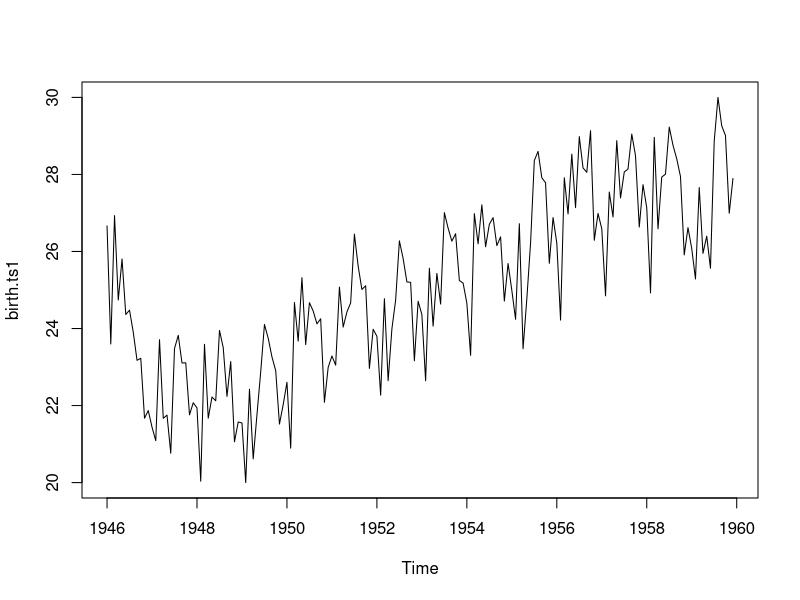
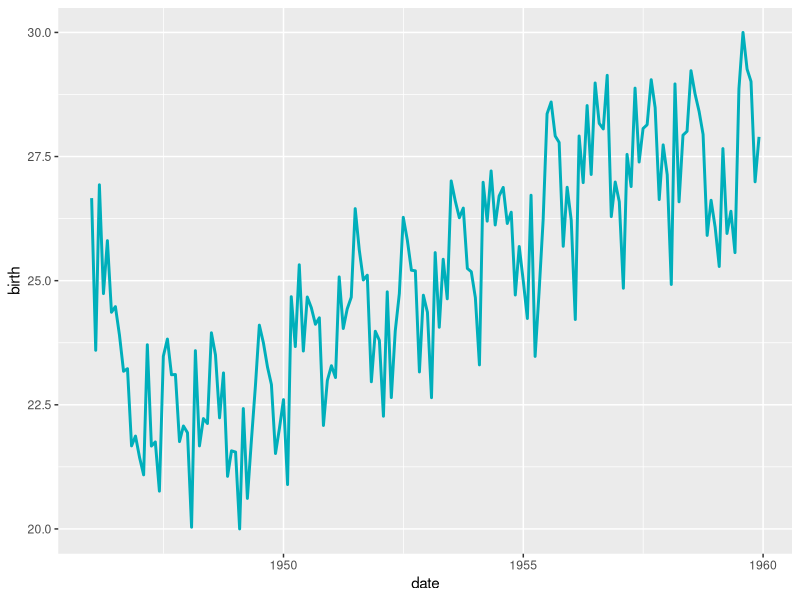
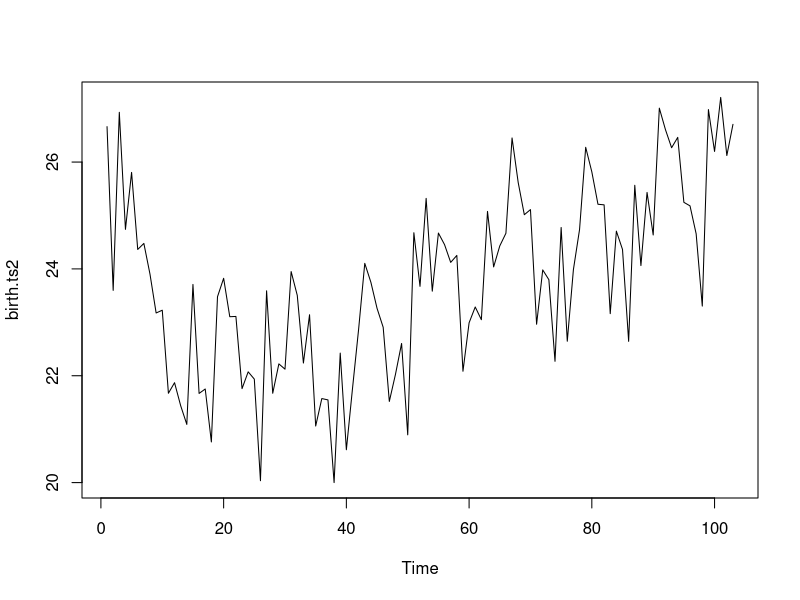
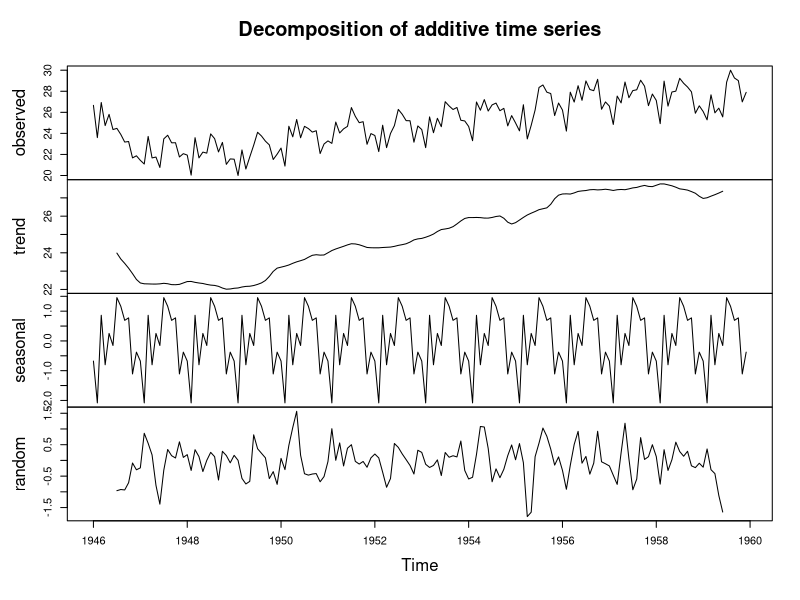
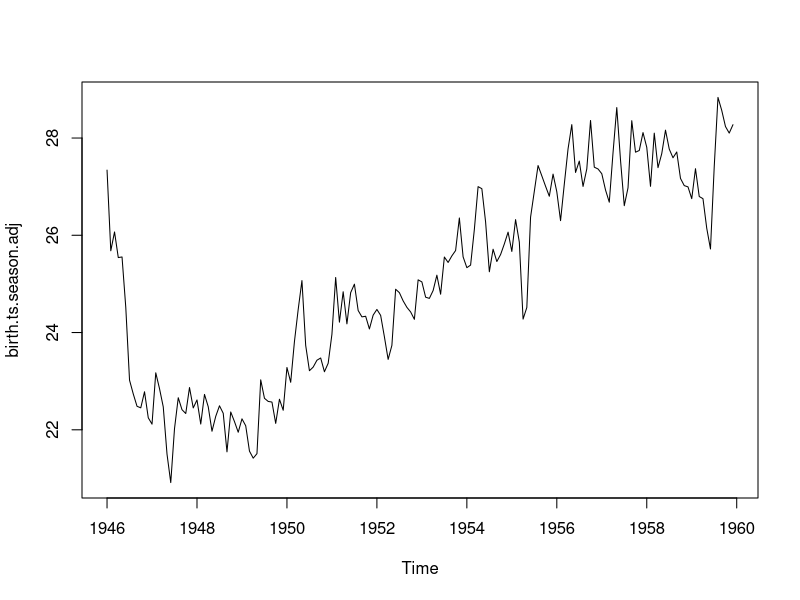
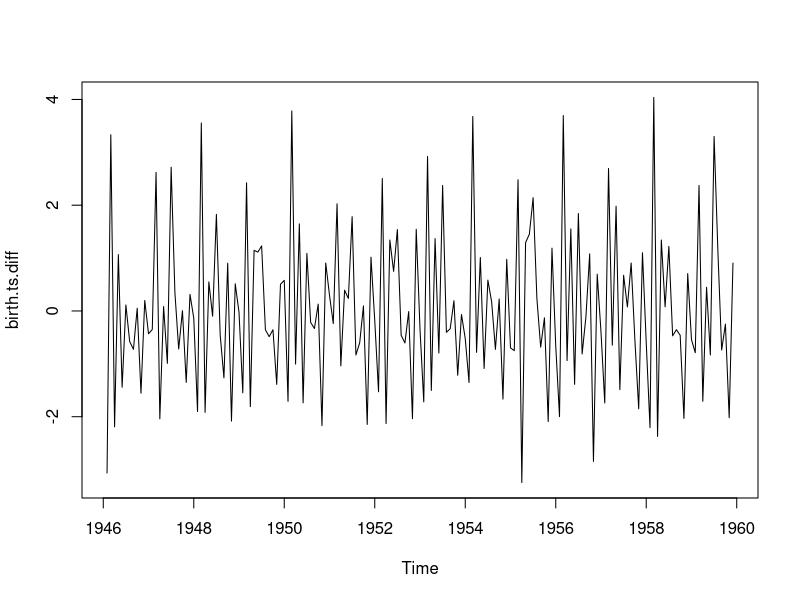
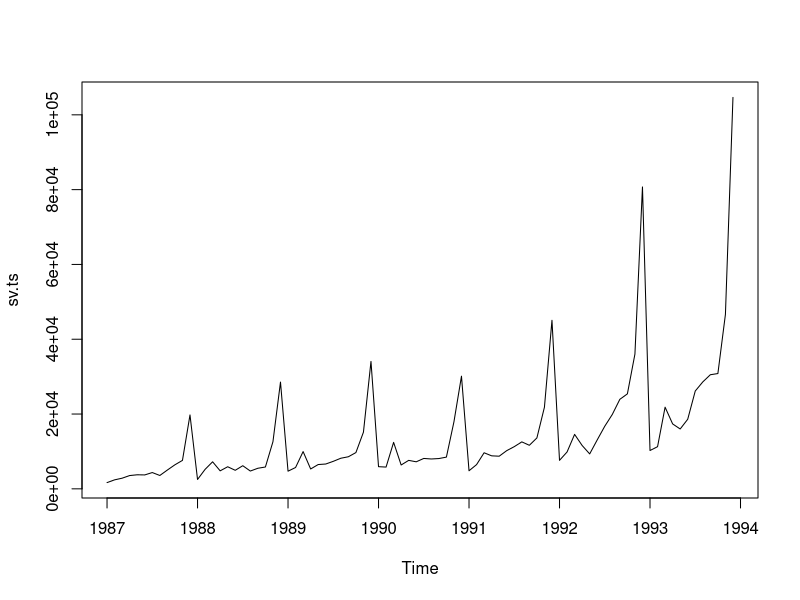
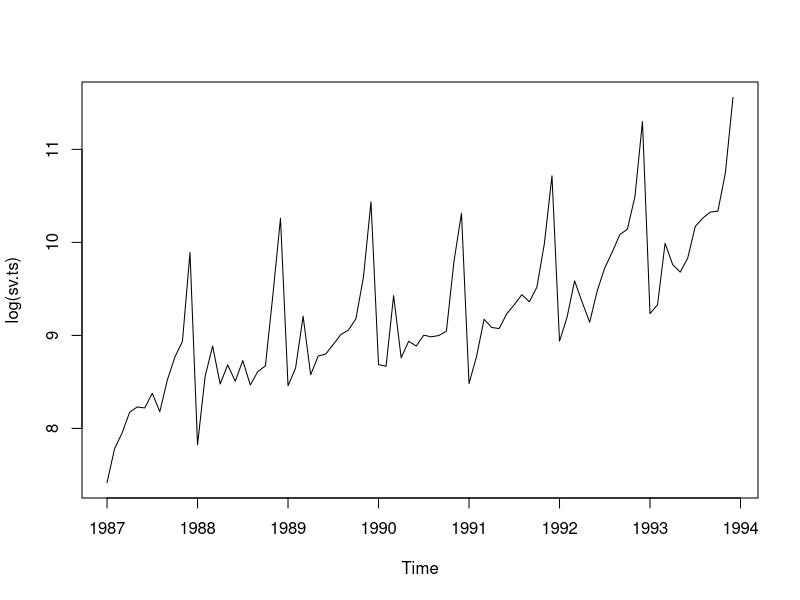

The R script that drew these images, in order:
## ---- chunk 1
library(ggplot2)
library(zoo)
library(TTR)
## ---- chunk 2
birth.vec <- scan("nybirths.csv")
birth.vec[(1:10)]
## ---- chunk 3
birth.ts1 <- ts(birth.vec, frequency = 12, start=c(1946,1))
birth.ts1
## ---- chunk 4
plot(birth.ts1)

## ---- chunk 5
birth.df1<-data.frame(birth=as.matrix(birth.ts1), date=as.Date(as.yearmon(time(birth.ts1))))

birth.plot1 <- ggplot(data = birth.df1, aes(x = date, y = birth)) + 
  geom_line(color = "#00AFBB", size = 1)
birth.plot1
## ---- chunk 6
birth.vec2 <- birth.vec[1:103]
birth.ts2 <- ts(birth.vec2)
birth.ts2
## ---- chunk 7
plot.ts(birth.ts2)

## ---- chunk 8
min <- as.Date("1948-1-1")
max <- as.Date("1956-7-1")

birth.plot2 <- ggplot(data = birth.df1, aes(x = date, y = birth)) + 
  geom_line(color = "#00AFBB", size = 1) +
  scale_x_date(limits = c(min, max))
## ---- chunk 9
birth.ts.comp <- decompose(birth.ts1)
plot(birth.ts.comp)
## ---- chunk 10
birth.ts.season.adj <- birth.ts1 - birth.ts.comp$seasonal
plot(birth.ts.season.adj)
## ---- chunk 11
birth.ts.diff <- diff(birth.ts1, differences=1)
plot.ts(birth.ts.diff)
## ---- chunk 12
sv.vec <- scan("souvenirts.csv")
sv.ts <- ts(sv.vec, frequency=12, start=c(1987,1))
plot(sv.ts)
## ---- chunk 13
plot(log(sv.ts))
## ---- chunk 14
plot.ts(birth.ts1, ylab="", xlab="")

birth.ts3 <- SMA(birth.ts1,n=3)
plot.ts(birth.ts3, ylab="", xlab="")

birth.ts8 <- SMA(birth.ts1,n=8)
plot.ts(birth.ts8, ylab="", xlab="")

birth.ts10 <- SMA(birth.ts1,n=10)
plot.ts(birth.ts10, ylab="", xlab="")

birth.ts20 <- SMA(birth.ts1,n=20)
plot.ts(birth.ts20, ylab="", xlab="")

birth.ts30 <- SMA(birth.ts1,n=30)
plot.ts(birth.ts30, ylab="", xlab="")
## ---- chunk 15
birth.plot1 + stat_smooth(
  color = "#FC4E07", fill = "#FC4E07",
  method = "loess"
)
## ---- chunk 16
birth.plot2 + stat_smooth(
  color = "#FC4E07", fill = "#FC4E07",
  method = "loess"
)

